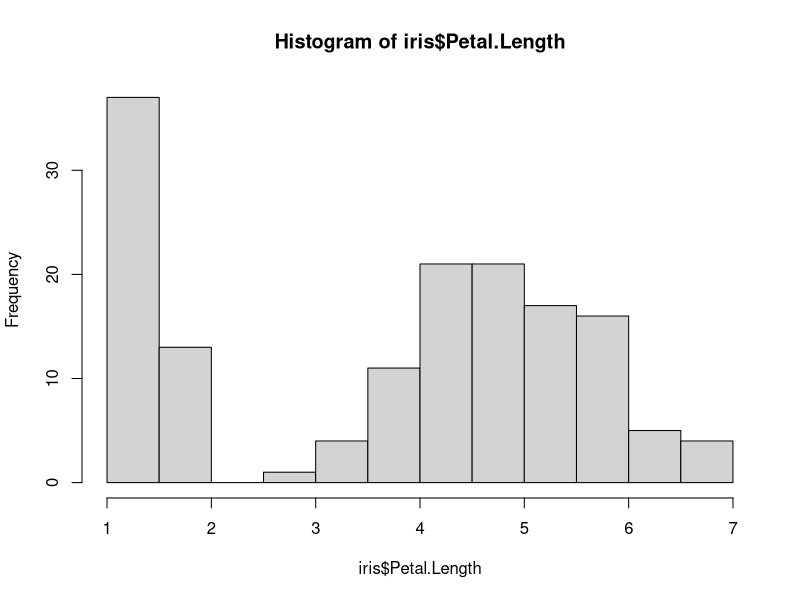
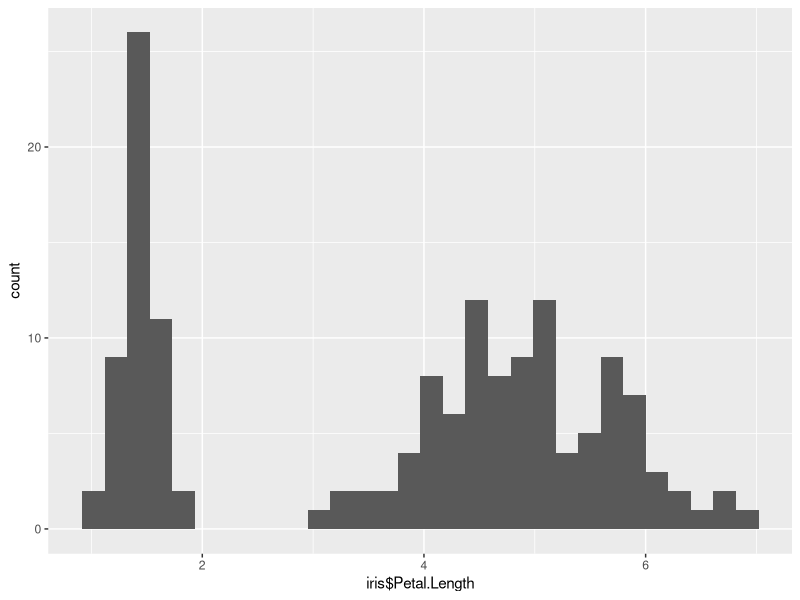

The R script that drew these images, in order:
##Case study 1 9/3/24
#loading
data("iris")

install.packages("ggplot2")
library(ggplot2)
#summary
summary(iris)

#store mean as named object
petal_length_mean <- mean(iris$Petal.Length)

#histogram petal length
hist(iris$Petal.Length)

ggplot() +
geom_histogram(aes(iris$Petal.Length, color = iris$Petal.length))
